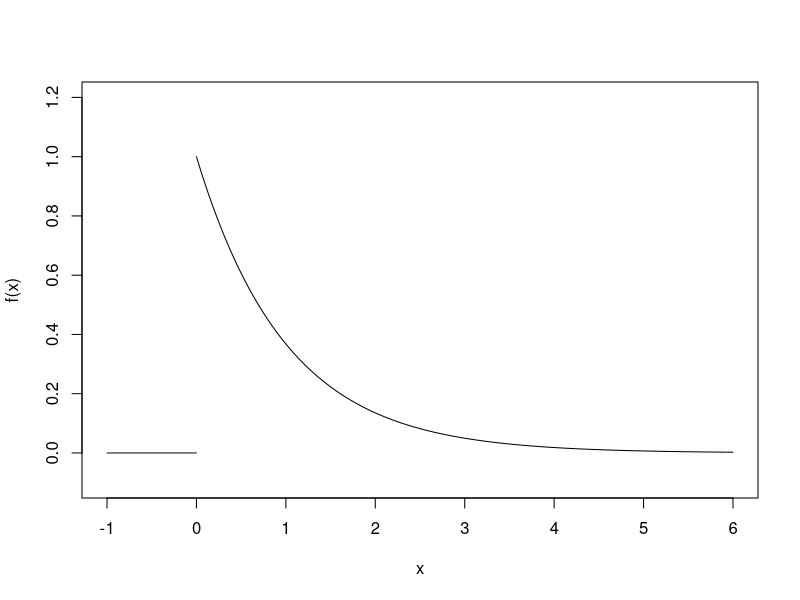
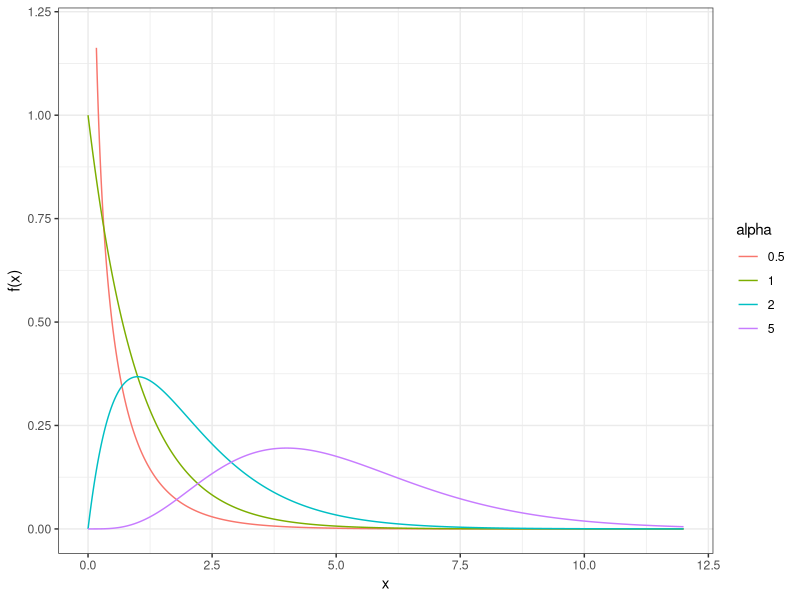

Generate these figures, in order, with R:
## ---- chunk 1
plot(c(-1, 0), c(0,0), xlim=c(-1,6), ylim=c(-0.1, 1.2), type='l', ylab="f(x)", xlab="x")
lines(0:6000/1000, dexp(0:6000/1000, 1))
## ---- chunk 2

library(dplyr)
library(ggplot2)

x <- seq(0,12, length.out = 1000)

g_d <- rbind(data_frame(alpha=0.5, x, 'f(x)' = dgamma(x, 0.5, 1)),
      data_frame(alpha = 1, x, 'f(x)' = dgamma(x, 1, 1)),
      data_frame(alpha = 2, x, 'f(x)' = dgamma(x, 2, 1)),
      data_frame(alpha = 5, x, 'f(x)' = dgamma(x, 5, 1)))

g_d$alpha <- factor(g_d$alpha)

ggplot(g_d, aes(x=x, y=`f(x)`, color = alpha)) + 
  geom_line() + ylim(0,1.2) + theme_bw()
